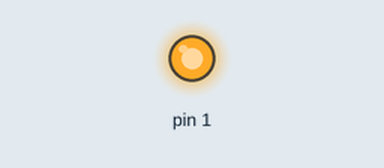
The sketch below on a simulated Arduino Uno, built with avr-gcc and run on an emulated ATmega328P. Parts: output pins drawn as LEDs (lit = HIGH).

Above: at 1.0 s.
At 3.0 s:
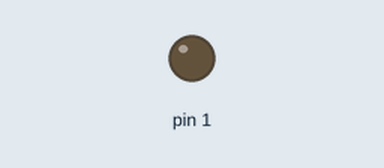
Timing chart, 0 to 5.2 s (numbered marks = the images above):
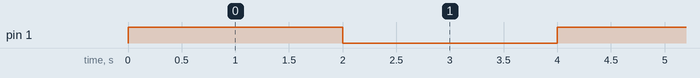

The sketch:

exercicio_1_codigo.ino.ino
```cpp
void setup()
{
  pinMode(1, OUTPUT);
}

void loop()
{
  digitalWrite(1, HIGH);
  delay(2000);
  digitalWrite(1, LOW);
  delay(2000);
}
```

Measured:
- by itself, pin 1: alternates HIGH for 2.0 s and LOW for 2.0 s
